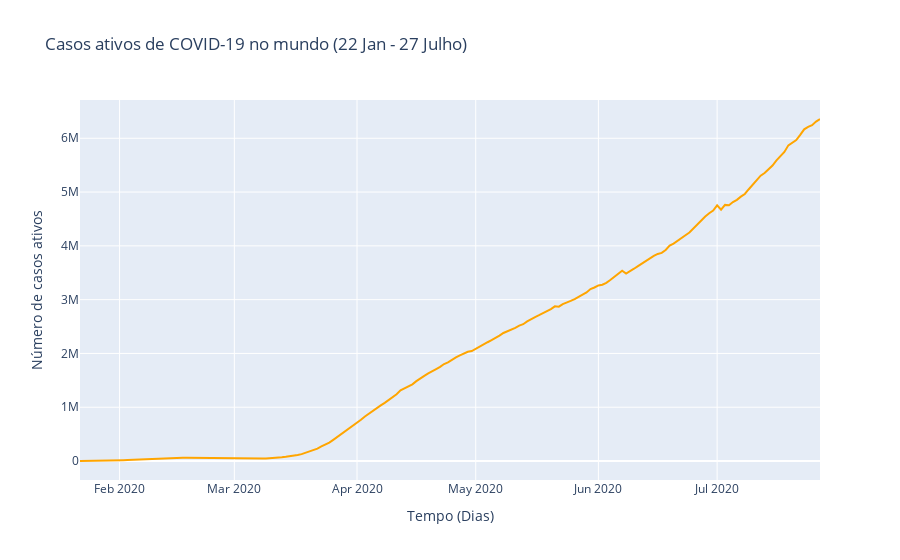

Source (notebook cell):
### Markdown cell above
#### 3.4 Casos ativos

### Code cell
fig = go.Figure()
fig.add_trace(go.Scatter(x=df_daywise['Date'], y=df_daywise['Active'],line={'color':'orange'}))
fig.update_layout(title="Casos ativos de COVID-19 no mundo (22 Jan - 27 Julho)",
                  xaxis_title = "Tempo (Dias)",
                  yaxis_title = "Número de casos ativos"
)
fig.show()

### Figure 1 — Plotly figure (JSON) as saved in the notebook; plotly's stock layout.template omitted (floating-point values rounded to 4 significant figures; data arrays with more than 128 entries replaced by an {"elided": "..."} marker saying what was removed)
{"data": [{"line": {"color": "orange"}, "type": "scatter", "x": {"elided": "188 str values"}, "y": {"elided": "188 int values"}}], "layout": {"title": {"text": "Casos ativos de COVID-19 no mundo (22 Jan - 27 Julho)"}, "xaxis": {"title": {"text": "Tempo (Dias)"}}, "yaxis": {"title": {"text": "Número de casos ativos"}}}}
